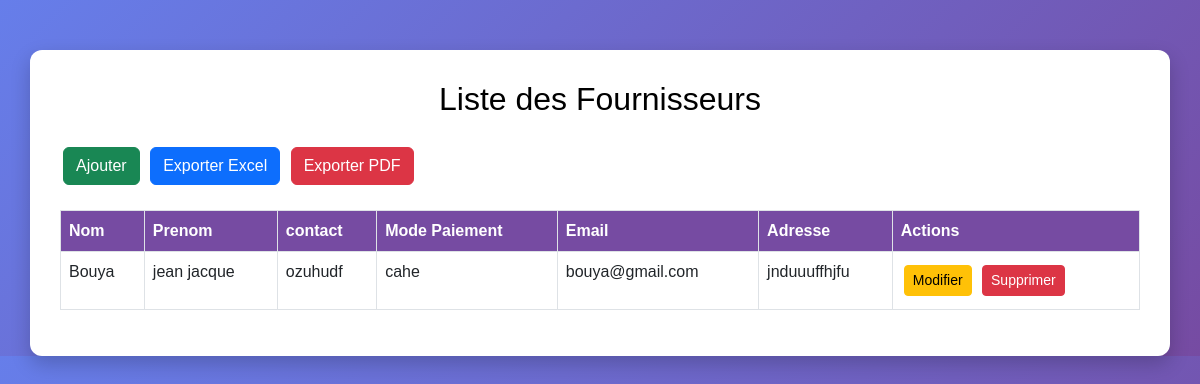
The page /gproduit/fournisseurs/ on the database as committed earlier.
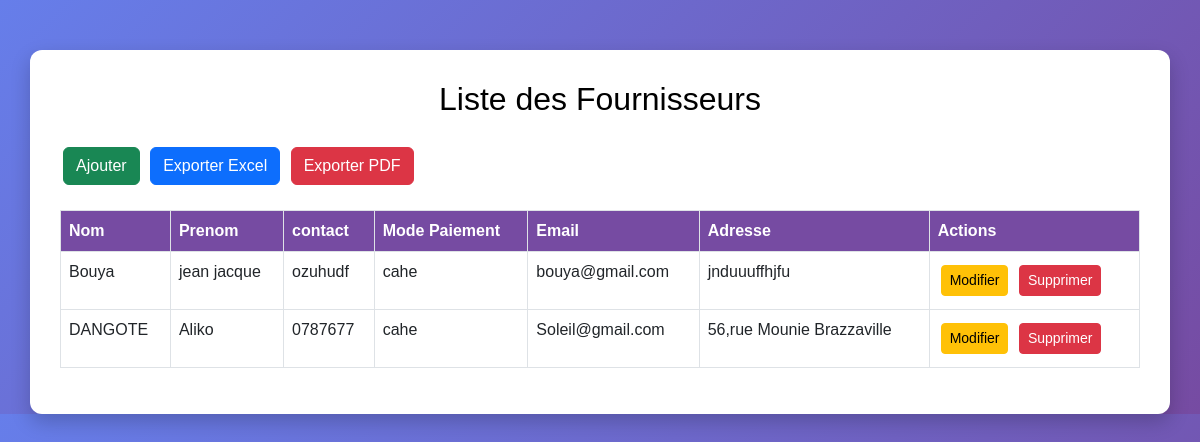
The same page on the database as committed later.
### gproduit/models.py (models this page shows, shortened)
class fournisseurs(models.Model):
    nom = models.CharField(max_length = 100)
    prenom = models.CharField(max_length = 100)
    contact = models.CharField(max_length=12)
    email = models.EmailField()
    Adresse = models.CharField(max_length = 50)
    mode_payement = models.CharField( max_length = 18, choices = choix)

### gproduit/views.py (the view)
# urls.py: path('fournisseurs/', fourniss, name="fournisseurs"),
def fourniss(request):
    cl = fournisseurs.objects.all()
    return render(request, 'fournisseurs_p.html', {'fournisseurs':cl})

### gproduit/templates/fournisseurs_p.html (shortened to what this page needs)
<!DOCTYPE html>
<html lang="fr">
<head>
    <link rel="stylesheet" href="https://cdn.jsdelivr.net/npm/bootstrap@5.3.0/dist/css/bootstrap.min.css">
</head>
<body>
<div class="container">
    <h2 class="text-center mb-4">Liste des Fournisseurs</h2>
    <div class="top-bar">
        <div>
            <a href='#' class='btn btn-success'>Ajouter</a>
            <a href='#' class='btn btn-primary'>Exporter Excel</a>
            <a href='#' class='btn btn-danger'>Exporter PDF</a>
        </div>
    </div>
    <table class="table table-bordered table-hover">
        <thead>
            <tr>
                <th>Nom</th>
                <th>Prenom</th>
                <th>contact</th>
                <th>Mode Paiement</th>
                <th>Email</th>
                <th>Adresse</th>
                <th>Actions</th>
            </tr>
        </thead>
        <tbody>
           {% for f in fournisseurs %}
            <tr>
                <td> {{f.nom}} </td>
                <td>{{f.prenom}}</td>
                <td>{{f.contact}}</td>
                <td>{{f.mode_payement}}</td>
                <td>{{f.email}}</td>
                <td>{{f.Adresse}}</td>
                <td>
                    <a href="{% url 'produitfournisseur' fournisseur_id=f.pk %}" class="btn btn-sm btn-warning">Modifier</a>
                    <a href="#" class="btn btn-sm btn-danger">Supprimer</a>
                </td>
            </tr>
           {% endfor %}
        </tbody>
    </table>
</div>
</body>
</html>

Rows that differ between the two databases and show on the page:
added fournisseurs: nom "DANGOTE", prenom "Aliko", contact "0787677", mode_payement "cahe", email "Soleil@gmail.com", Adresse "56,rue Mounie Brazzaville"
